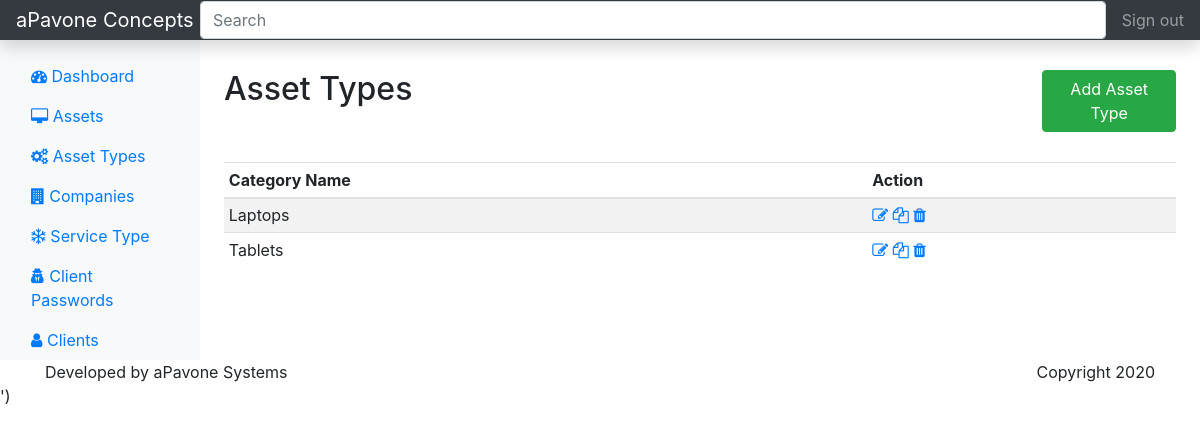
The page /asset-type on the database as committed earlier.
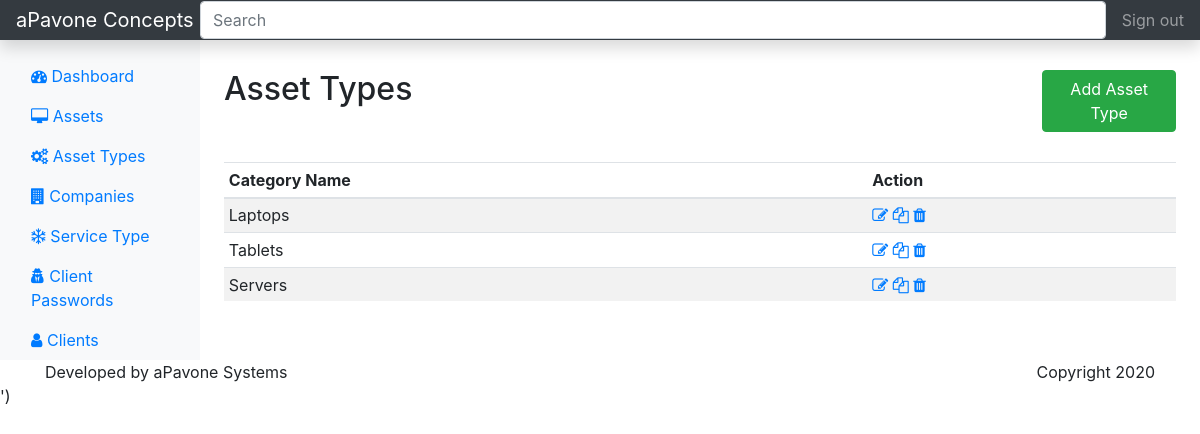
The same page on the database as committed later.
### register/models.py (models this page shows, shortened)
class AssetType(models.Model):
    name = models.CharField(max_length=90, unique=True)

### register/views.py (the view)
# urls.py: path('asset-type', views.asset_type, name="asset_type"),
def asset_type(request):
    types = AssetType.objects.all()
    return render(request, "register/assettype/index.html", {'types': types})

### register/templates/register/assettype/index.html
{% extends 'register/pages/layout.html' %}
{% block content %}
<div class="row" style="margin-top: 30px; margin-bottom: 30px;">
    <div class="col-10">
        <h2>Asset Types</h2>
    </div>
    <div class="col-2">
        <a href="{% url 'add_asset_type' %}" class="btn btn-success right"> Add Asset Type</a>
    </div>
</div>
          <div class="table-responsive">
            <table class="table table-striped table-sm">
              <thead>
                <tr>
                  <th>Category Name</th>
                    <th>Action</th>
                </tr>
              </thead>
              <tbody>
              {% for type in types %}
              <tr>
                  <td> {{ type.name }} </td>
                  <td>
                      <a href="{% url 'edit_asset_type' type.id %}"><i class="fa fa-edit" aria-hidden="true"></i></a>
                      <a href=""><i class="fa fa-copy" aria-hidden="true"></i></a>
                      <a href="{% url 'delete_asset_type' type.id %}"><i class="fa fa-trash" aria-hidden="true"></i></a>
                  </td>
                </tr>
                {% endfor %}
              </tbody>
            </table>
          </div>
{% endblock %}

Rows that differ between the two databases and show on the page:
added AssetType: name "Servers"
